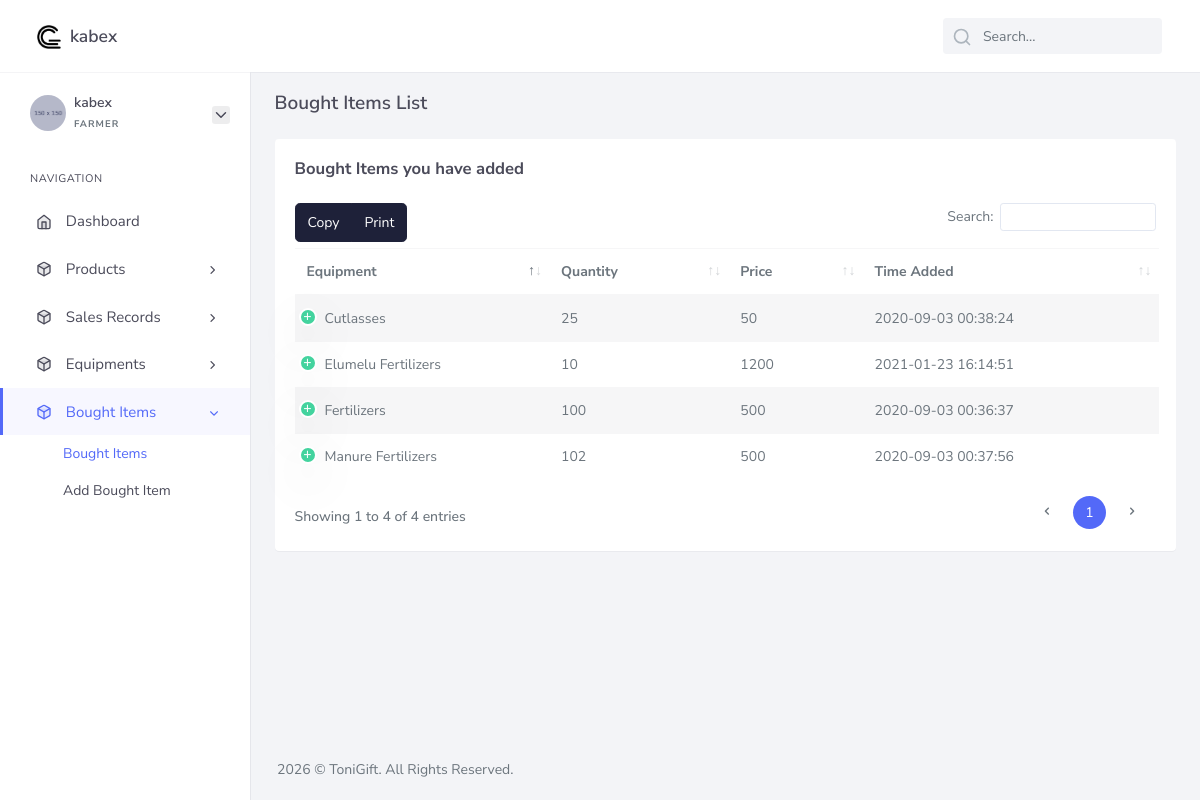
Screenshot of /farmer/bought_items.php (signed in) with the database file from the repository.
### tables this page shows
CREATE TABLE `bought_goods` (
  `id` int(11) NOT NULL,
  `farmer_id` int(11) NOT NULL,
  `good_name` varchar(190) NOT NULL,
  `price` decimal(10,0) NOT NULL,
  `quantity` int(11) NOT NULL,
  `time_added` timestamp NOT NULL DEFAULT current_timestamp()
);

### core/db.class.php (called while the page is built, shortened)
<?php
    class DB {
        public $host = 'localhost';
        public $dbname = 'farming_system';
        public $password = '';
        public $username = 'root';
        public $conn;
        function __construct(){
            try {
                $this->conn = new PDO("mysql:host=$this->host;dbname=$this->dbname;", $this->username, $this->password);
                $this->conn->setAttribute(PDO::ATTR_ERRMODE,PDO::ERRMODE_EXCEPTION);
            } catch (PDOException $ex) {
                echo 'Error in database connection '. $ex->getMessage();
            }
        }
        function prep($query){
            return $this->conn->prepare($query);
        }
        function fetchAll($query,$value){
            $query = $this->prep($query);
            $query->execute($value);
            return $query->fetchAll();
        }
    }
?>

### core/bought_goods.class.php (called while the page is built, shortened)
<?php
    include_once 'db.class.php';
    class Bought_goods extends DB{
        function fetch_farmer_bought_goods($farmer_id){
            return DB::fetchAll("SELECT * FROM bought_goods WHERE farmer_id = ? ",[$farmer_id]);
        }
    }
?>

### farmer/bought_items.php (the view, shortened to what this page needs)
<?php
  include_once '../core/bought_goods.class.php';
  $equipment_obj = new Bought_goods();
  $farmer_id = $_SESSION['farmer']['id'];
  $bought_goods = $equipment_obj->fetch_farmer_bought_goods($farmer_id);
?>
<!DOCTYPE html>
<html lang="en">
    <link href="assets/libs/datatables/dataTables.bootstrap4.min.css" rel="stylesheet" type="text/css" />
    <link href="assets/libs/datatables/responsive.bootstrap4.min.css" rel="stylesheet" type="text/css" />
    <link href="assets/libs/datatables/buttons.bootstrap4.min.css" rel="stylesheet" type="text/css" />
    <link href="assets/libs/datatables/select.bootstrap4.min.css" rel="stylesheet" type="text/css" />
    <?php include_once 'components/head.php'; ?>
    <body>
        <div id="wrapper">
            <?php include_once 'components/header.php'; ?>
            <?php include_once 'components/sidebar.php'; ?>
            <div class="content-page">
                <div class="content">
                    <div class="container-fluid">
                        <div class="row page-title align-items-center">
                            <div class="col-sm-4 col-xl-6">
                                <h4 class="mb-1 mt-0">Bought Items List</h4>
                            </div>
                        </div>
                        <div class="row">
                            <div class="col-12">
                                <div class="card">
                                    <div class="card-body">
                                        <h4 class="header-title mt-0 mb-4">Bought Items you have added</h4>
                                        <table id="datatable-buttons" class="table table-striped dt-responsive nowrap">
                                            <thead>
                                                <tr>
                                                    <th>Equipment</th>
                                                    <th>Quantity</th>
                                                    <th>Price</th>
                                                    <th>Time Added</th>
                                                </tr>
                                            </thead>
                                            <tbody>
                                                <?php foreach ($bought_goods as $bought_item): ?>
                                                    <tr>
                                                        <td><?php echo $bought_item['good_name'] ?></td>
                                                        <td><?php echo $bought_item['quantity'] ?></td>
                                                        <td><?php echo $bought_item['price'] ?></td>
                                                        <td><?php echo $bought_item['time_added'] ?></td>
                                                    </tr>
                                                <?php endforeach ?>
                                            </tbody>
                                        </table>
                                    </div>
                                </div>
                            </div>
                        </div>
                    </div>
                </div>
                <?php include_once 'components/footer.php'; ?>
            </div>
        </div>
    </body>
</html>

### rows the page displays
bought_goods: good_name "Fertilizers", quantity "100", price "500", time_added "2020-09-03 00:36:37"
bought_goods: good_name "Manure Fertilizers", quantity "102", price "500", time_added "2020-09-03 00:37:56"
bought_goods: good_name "Cutlasses", quantity "25", price "50", time_added "2020-09-03 00:38:24"
bought_goods: good_name "Elumelu Fertilizers", quantity "10", price "1200", time_added "2021-01-23 16:14:51"

### other values shown
$_SESSION['farmer']['username'] "kabex"
